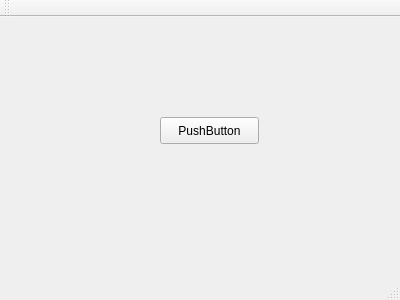
<?xml version="1.0" encoding="UTF-8"?>
<ui version="4.0">
 <class>MainWindow</class>
 <widget class="QMainWindow" name="MainWindow">
  <property name="geometry">
   <rect>
    <x>0</x>
    <y>0</y>
    <width>400</width>
    <height>300</height>
   </rect>
  </property>
  <property name="windowTitle">
   <string>MainWindow</string>
  </property>
  <widget class="QWidget" name="centralWidget">
   <widget class="QPushButton" name="pushButton">
    <property name="geometry">
     <rect>
      <x>160</x>
      <y>100</y>
      <width>99</width>
      <height>27</height>
     </rect>
    </property>
    <property name="text">
     <string>PushButton</string>
    </property>
   </widget>
  </widget>
  <widget class="QMenuBar" name="menuBar">
   <property name="geometry">
    <rect>
     <x>0</x>
     <y>0</y>
     <width>400</width>
     <height>25</height>
    </rect>
   </property>
  </widget>
  <widget class="QToolBar" name="mainToolBar">
   <attribute name="toolBarArea">
    <enum>TopToolBarArea</enum>
   </attribute>
   <attribute name="toolBarBreak">
    <bool>false</bool>
   </attribute>
  </widget>
  <widget class="QStatusBar" name="statusBar"/>
 </widget>
 <layoutdefault spacing="6" margin="11"/>
 <resources/>
 <connections/>
</ui>
